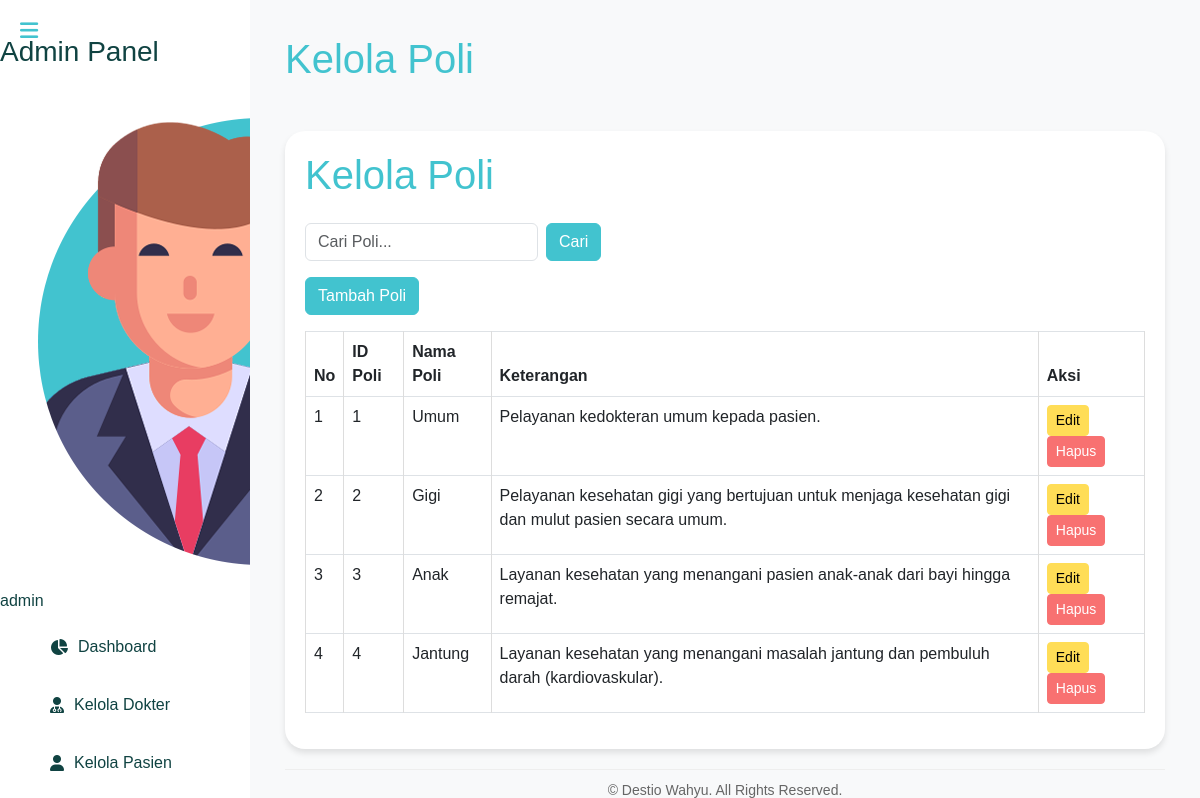
Screenshot of /admin/kelola_poli_lawas.php (signed in) with the database file from the repository.
### tables this page shows
CREATE TABLE `poli` (
  `id` int(11) NOT NULL,
  `nama_poli` varchar(25) NOT NULL,
  `keterangan` text DEFAULT NULL
);

### admin/kelola_poli_lawas.php (the view, shortened to what this page needs)
<?php
include '../includes/db.php';
$search = isset($_GET['search']) ? $_GET['search'] : '';
$poliList = $conn->query("SELECT * FROM poli WHERE nama_poli LIKE '%$search%'");
$adminName = $_SESSION['username'];
?>
<!DOCTYPE html>
<html lang="en">
<head>
    <link href="https://cdn.jsdelivr.net/npm/bootstrap@5.3.0-alpha1/dist/css/bootstrap.min.css" rel="stylesheet">
    <link rel="stylesheet" href="https://cdnjs.cloudflare.com/ajax/libs/font-awesome/6.0.0/css/all.min.css">
    <link rel="stylesheet" href="../assets/css/admin/styles.css">
</head>
<body>
    <div class="sidebar" id="sidebar">
        <h3>Admin Panel</h3>
        <div class="profile">
        <img src="../assets/images/admin.png" alt="Avatar">
            <span><?= htmlspecialchars($adminName) ?></span>
        </div>
        <a href="dashboard.php"><i class="fas fa-chart-pie"></i> Dashboard</a>
        <a href="kelola_dokter.php"><i class="fas fa-user-md"></i> Kelola Dokter</a>
        <a href="kelola_pasien.php"><i class="fas fa-user"></i> Kelola Pasien</a>
    </div>
    <div class="content" id="content">
        <div class="header">
            <button class="toggle-btn" id="toggleSidebar">
                <i class="fas fa-bars"></i>
            </button>
            <h1>Kelola Poli</h1>
        </div>
                        <div class="container mt-5">
                    <h1 class="mb-4">Kelola Poli</h1>
                    <div class="d-flex justify-content-between align-items-center mb-3">
                        <form method="GET" class="d-flex">
                            <input type="text" name="search" class="form-control me-2" placeholder="Cari Poli..." value="<?= htmlspecialchars($search) ?>">
                            <button type="submit" class="btn btn-primary">Cari</button>
                        </form>
                    </div>
                    <button class="btn btn-primary mb-3" data-bs-toggle="modal" data-bs-target="#addPoliModal">Tambah Poli</button>
                    <table class="table table-bordered">
                        <thead>
                            <tr>
                                <th>No</th>
                                <th>ID Poli</th>
                                <th>Nama Poli</th>
                                <th>Keterangan</th>
                                <th>Aksi</th>
                            </tr>
                        </thead>
                        <tbody>
                            <?php
                            $no = 1;
                            while ($row = $poliList->fetch_assoc()): ?>
                                <tr>
                                    <td><?= $no++ ?></td>
                                    <td><?= $row['id'] ?></td>
                                    <td><?= $row['nama_poli'] ?></td>
                                    <td><?= $row['keterangan'] ?></td>
                                    <td>
                                        <button class="btn btn-warning btn-sm" data-bs-toggle="modal" data-bs-target="#editPoliModal<?= $row['id'] ?>">Edit</button>
                                        <form method="POST" style="display:inline-block;">
                                            <button type="submit" name="delete" class="btn btn-danger btn-sm">Hapus</button>
                                        </form>
                                    </td>
                                </tr>
                            <?php endwhile; ?>
                        </tbody>
                    </table>
                </div>
</body>
</html>

### assets/css/admin/styles.css (style rules this page uses)
body { font-family: Arial, sans-serif; background-color: #f8f9fa; margin: 0; }
.sidebar { height: 100vh; width: 250px; background-color: #ffffff; color: #104342; position: fixed; padding-top: 35px; transition: all 0.3s ease-in-out; overflow-y: auto; z-index: 1000; }
.sidebar a { color: #104342; text-decoration: none; padding: 12px 30px; display: flex; align-items: center; gap: 10px; margin: 10px 20px; transition: all 0.3s ease-in-out; border-radius: 10px; }
.container { background-color: #fff; border-radius: 20px; box-shadow: 0 4px 6px rgba(0, 0, 0, 0.1); padding: 20px; }
h1 { color: #42c3cf; }
.btn-primary { background-color: #42c3cf; border-color: #42c3cf; }
.btn-warning { background-color: #ffdd57; border-color: #ffdd57; }
.btn-danger { background-color: #f87171; border-color: #f87171; }
table thead { background-color: #42c3cf; color: #fff; }
table tbody tr:nth-child(even) { background-color: #f9fafa; }
.content { margin-left: 250px; padding: 35px; transition: all 0.3s ease-in-out; }
.toggle-btn { position: absolute; top: 10px; left: 10px; background-color: rgba(255, 255, 255, 0); color: #42c3cf; border: none; cursor: pointer; padding: 5px 10px; font-size: 1.3rem; z-index: 1100; border-radius: 5px; }
table { width: 100%; border-collapse: collapse; }
table, th, td { border: 1px solid #ddd; }
th, td { padding: 10px; }
th { background-color: #42c3cf; color: white; }
.content::after { content: "© Destio Wahyu. All Rights Reserved."; display: block; text-align: center; font-size: 14px; color: #666; margin-top: 20px; padding: 10px 0; border-top: 1px solid #eee; }

### rows the page displays
poli: id "1", nama_poli "Umum", keterangan "Pelayanan kedokteran umum kepada pasien."
poli: id "2", nama_poli "Gigi", keterangan "Pelayanan kesehatan gigi yang bertujuan untuk menjaga kesehatan gigi dan mulut pasien secara umum."
poli: id "3", nama_poli "Anak", keterangan "Layanan kesehatan yang menangani pasien anak-anak dari bayi hingga remajat."
poli: id "4", nama_poli "Jantung", keterangan "Layanan kesehatan yang menangani masalah jantung dan pembuluh darah (kardiovaskular)."

### other values shown
$adminName "admin"
